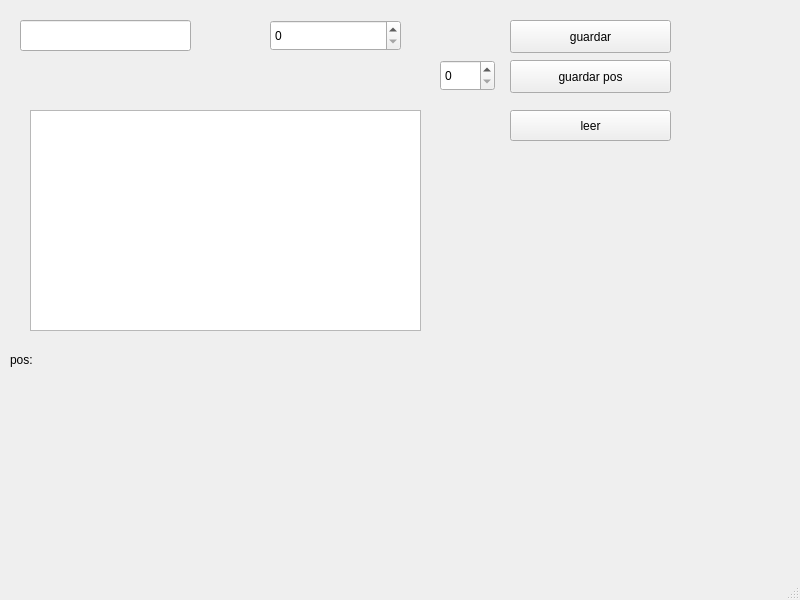
<?xml version="1.0" encoding="UTF-8"?>
<ui version="4.0">
 <class>MainWindow</class>
 <widget class="QMainWindow" name="MainWindow">
  <property name="geometry">
   <rect>
    <x>0</x>
    <y>0</y>
    <width>800</width>
    <height>600</height>
   </rect>
  </property>
  <property name="windowTitle">
   <string>MainWindow</string>
  </property>
  <widget class="QWidget" name="centralwidget">
   <widget class="QPushButton" name="pushButton">
    <property name="geometry">
     <rect>
      <x>510</x>
      <y>20</y>
      <width>161</width>
      <height>33</height>
     </rect>
    </property>
    <property name="text">
     <string>guardar</string>
    </property>
   </widget>
   <widget class="QLineEdit" name="lineEdit">
    <property name="geometry">
     <rect>
      <x>20</x>
      <y>20</y>
      <width>171</width>
      <height>31</height>
     </rect>
    </property>
   </widget>
   <widget class="QSpinBox" name="spinBox">
    <property name="geometry">
     <rect>
      <x>270</x>
      <y>20</y>
      <width>131</width>
      <height>31</height>
     </rect>
    </property>
   </widget>
   <widget class="QListWidget" name="listWidget">
    <property name="geometry">
     <rect>
      <x>30</x>
      <y>110</y>
      <width>391</width>
      <height>221</height>
     </rect>
    </property>
   </widget>
   <widget class="QPushButton" name="pushButton_2">
    <property name="geometry">
     <rect>
      <x>510</x>
      <y>110</y>
      <width>161</width>
      <height>31</height>
     </rect>
    </property>
    <property name="text">
     <string>leer</string>
    </property>
   </widget>
   <widget class="QSpinBox" name="spinBox_2">
    <property name="geometry">
     <rect>
      <x>440</x>
      <y>60</y>
      <width>55</width>
      <height>31</height>
     </rect>
    </property>
   </widget>
   <widget class="QPushButton" name="pushButton_3">
    <property name="geometry">
     <rect>
      <x>510</x>
      <y>60</y>
      <width>161</width>
      <height>33</height>
     </rect>
    </property>
    <property name="text">
     <string>guardar pos</string>
    </property>
   </widget>
   <widget class="QLabel" name="label">
    <property name="geometry">
     <rect>
      <x>10</x>
      <y>350</y>
      <width>671</width>
      <height>20</height>
     </rect>
    </property>
    <property name="text">
     <string>pos: </string>
    </property>
   </widget>
  </widget>
  <widget class="QMenuBar" name="menubar">
   <property name="geometry">
    <rect>
     <x>0</x>
     <y>0</y>
     <width>800</width>
     <height>29</height>
    </rect>
   </property>
  </widget>
  <widget class="QStatusBar" name="statusbar"/>
 </widget>
 <resources/>
 <connections/>
</ui>
